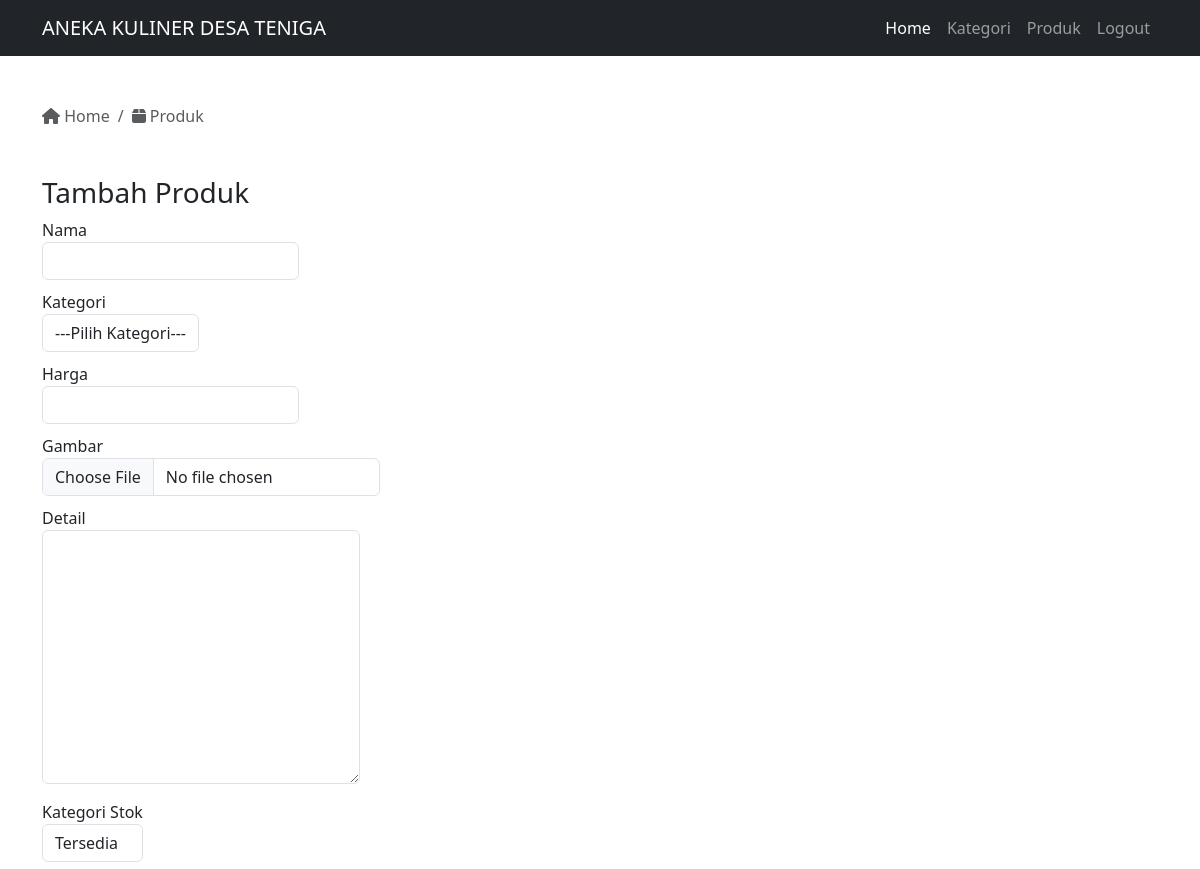
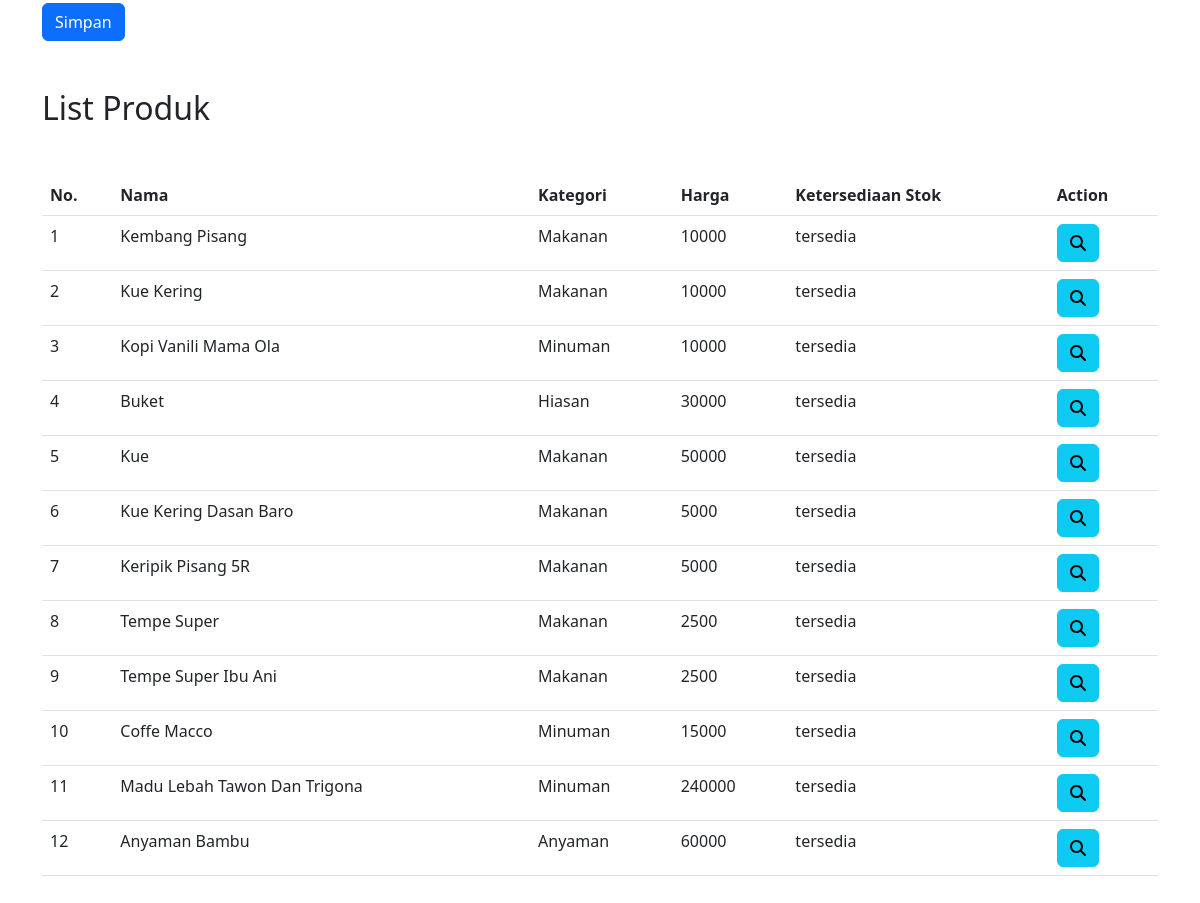
Page /admin/produk.php (signed in) on the committed database (2 pictures, top to bottom).
### tables this page shows
CREATE TABLE `produk` (
  `id` int(11) NOT NULL,
  `kategori_id` int(11) NOT NULL,
  `nama` varchar(255) NOT NULL,
  `harga` double NOT NULL,
  `foto` varchar(255) DEFAULT NULL,
  `detail` text DEFAULT NULL,
  `stok` enum('habis','tersedia') DEFAULT 'tersedia'
);

CREATE TABLE `kategori` (
  `id` int(11) NOT NULL,
  `nama` varchar(100) NOT NULL
);

### admin/produk.php (the view, shortened to what this page needs)
<?php
require '../connection.php';
$query = mysqli_query($con, "SELECT a.*, b.nama AS nama_kategori FROM produk a JOIN kategori b ON a.kategori_id=b.id");
$jumlahProduk = mysqli_num_rows($query);
?>
<!DOCTYPE html>
<html lang="en">
<head>
  <link rel="stylesheet" href="../bootstrap/css/bootstrap.min.css">
  <link rel="stylesheet" href="../fontawesome/css/fontawesome.min.css">
</head>
<body>
  <?php require "navbar.php"; ?>
  <div class="container mt-5">
    <nav aria-label="breadcrumb">
      <ol class="breadcrumb">
        <li class="breadcrumb-item active" aria-current="page"> <a href="../admin" class="no-decoration text-muted"><i
              class="fas fa-home"></i> Home </a>
        </li>
        <li class="breadcrumb-item active" aria-current="page"><i class="fas fa-box"></i> Produk</li>
      </ol>
    </nav>
    <div class="my-5 col-12 col-md-6">
      <h3>Tambah Produk</h3>
      <form action="" method="post" enctype="multipart/form-data">
        <div class="">
          <label for="nama">
            Nama
            <input type="text" name="nama" id="nama" class="form-control" autocomplete="off">
          </label>
        </div>
        <div class="">
          <label for="kategori">Kategori
            <select name="kategori" id="kategori" class="form-control" required>
              <option value="">---Pilih Kategori---</option>
            </select>
          </label>
        </div>
        <div class="">
          <label for="harga">
            Harga
            <input type="number" name="harga" class="form-control" required>
          </label>
        </div>
        <div class="">
          <label for="gambar">
            Gambar
            <input type="file" name="gambar" class="form-control" id="gambar">
          </label>
        </div>
        <div class="">
          <label>
            Detail
            <textarea name="detail" id="detail" cols="30" rows="10" class="form-control"></textarea>
          </label>
        </div>
        <div class="">
          <label for="ketersediaan_stok">
            Kategori Stok
            <select name="ketersediaan_stok" id="ketersediaan_stok" class="form-control">
              <option value="tersedia">Tersedia</option>
            </select>
          </label>
        </div>
        <div class="">
          <button type="submit" class="btn btn-primary" name="simpan">Simpan</button>
        </div>
      </form>
    </div>
    <div class="mt-3 mb-5">
      <h2>List Produk</h2>
      <div class="table-responsive mt-5">
        <table class="table">
          <thead>
            <tr>
              <th>No.</th>
              <th>Nama</th>
              <th>Kategori</th>
              <th>Harga</th>
              <th>Ketersediaan Stok</th>
              <th>Action</th>
            </tr>
          </thead>
          <tbody>
            <?php
            if ($jumlahProduk == 0) {
              ?>
              <tr>
                <td colspan=6 class="text-center">Data Produk Tidak Tersedia</td>
              </tr>
              <?php
            } else {
              $jumlah = 1;
              while ($data = mysqli_fetch_array($query)) {
                ?>
                <tr>
                  <td>
                    <?php echo $jumlah; ?>
                  </td>
                  <td>
                    <?php echo $data['nama']; ?>
                  </td>
                  <td>
                    <?php echo $data['nama_kategori']; ?>
                  </td>
                  <td>
                    <?php echo $data['harga']; ?>
                  </td>
                  <td>
                    <?php echo $data['stok']; ?>
                  </td>
                  <td>
                    <a href="produk-detail.php?p=<?php echo $data['id']; ?>" class="btn btn-info"><i
                        class="fas fa-search"></i></a>
                  </td>
                </tr>
                <?php
                $jumlah++;
              }
            }
            ?>
          </tbody>
        </table>
      </div>
    </div>
  </div>
</body>
</html>

### admin/produk.php (style rules this page uses)
.no-decoration { text-decoration: none; }
form div { margin-bottom: 10px; }

### rows in the picture
produk: nama "Kembang Pisang", kategori.nama "Makanan", harga "10000", stok "tersedia"
produk: nama "Kue Kering", kategori.nama "Makanan", harga "10000", stok "tersedia"
produk: nama "Kopi Vanili Mama Ola", kategori.nama "Minuman", harga "10000", stok "tersedia"
produk: nama "Buket", kategori.nama "Hiasan", harga "30000", stok "tersedia"
produk: nama "Kue", kategori.nama "Makanan", harga "50000", stok "tersedia"
produk: nama "Kue Kering Dasan Baro", kategori.nama "Makanan", harga "5000", stok "tersedia"
produk: nama "Keripik Pisang 5R", kategori.nama "Makanan", harga "5000", stok "tersedia"
produk: nama "Tempe Super", kategori.nama "Makanan", harga "2500", stok "tersedia"
produk: nama "Tempe Super Ibu Ani", kategori.nama "Makanan", harga "2500", stok "tersedia"
produk: nama "Coffe Macco", kategori.nama "Minuman", harga "15000", stok "tersedia"
produk: nama "Madu Lebah Tawon Dan Trigona", kategori.nama "Minuman", harga "240000", stok "tersedia"
produk: nama "Anyaman Bambu", kategori.nama "Anyaman", harga "60000", stok "tersedia"
